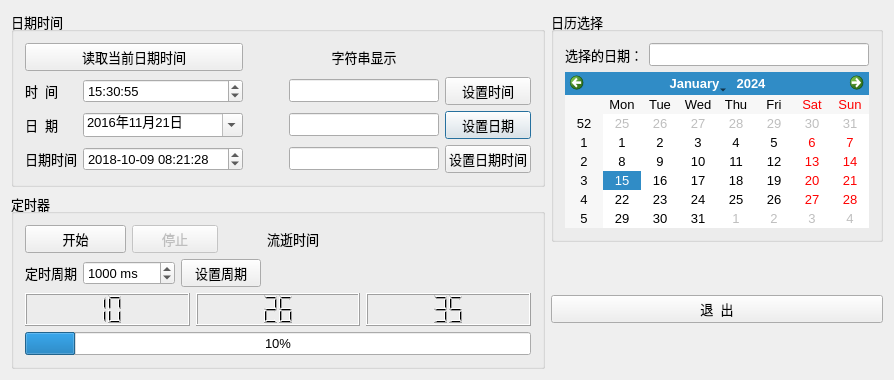
<?xml version="1.0" encoding="UTF-8"?>
<ui version="4.0">
 <class>Dialog</class>
 <widget class="QDialog" name="Dialog">
  <property name="geometry">
   <rect>
    <x>0</x>
    <y>0</y>
    <width>894</width>
    <height>380</height>
   </rect>
  </property>
  <property name="font">
   <font>
    <pointsize>10</pointsize>
   </font>
  </property>
  <property name="windowTitle">
   <string>日期时间，定时器</string>
  </property>
  <layout class="QHBoxLayout" name="horizontalLayout_2">
   <item>
    <layout class="QVBoxLayout" name="verticalLayout_3">
     <item>
      <widget class="QGroupBox" name="groupBox_2">
       <property name="title">
        <string>日期时间</string>
       </property>
       <layout class="QGridLayout" name="gridLayout">
        <item row="2" column="0">
         <widget class="QLabel" name="label_2">
          <property name="text">
           <string>日  期</string>
          </property>
         </widget>
        </item>
        <item row="1" column="1">
         <widget class="QTimeEdit" name="timeEdit">
          <property name="displayFormat">
           <string>HH:mm:ss</string>
          </property>
          <property name="calendarPopup">
           <bool>true</bool>
          </property>
          <property name="time">
           <time>
            <hour>15</hour>
            <minute>30</minute>
            <second>55</second>
           </time>
          </property>
         </widget>
        </item>
        <item row="3" column="0">
         <widget class="QLabel" name="label_3">
          <property name="text">
           <string>日期时间</string>
          </property>
         </widget>
        </item>
        <item row="2" column="4">
         <widget class="QPushButton" name="btnSetDate">
          <property name="text">
           <string>设置日期</string>
          </property>
         </widget>
        </item>
        <item row="3" column="4">
         <widget class="QPushButton" name="btnSetDateTime">
          <property name="text">
           <string>设置日期时间</string>
          </property>
         </widget>
        </item>
        <item row="1" column="0">
         <widget class="QLabel" name="label">
          <property name="text">
           <string>时  间</string>
          </property>
         </widget>
        </item>
        <item row="2" column="1">
         <widget class="QDateEdit" name="dateEdit">
          <property name="currentSection">
           <enum>QDateTimeEdit::YearSection</enum>
          </property>
          <property name="displayFormat">
           <string>yyyy年M月d日</string>
          </property>
          <property name="calendarPopup">
           <bool>true</bool>
          </property>
          <property name="currentSectionIndex">
           <number>0</number>
          </property>
          <property name="date">
           <date>
            <year>2016</year>
            <month>11</month>
            <day>21</day>
           </date>
          </property>
         </widget>
        </item>
        <item row="1" column="4">
         <widget class="QPushButton" name="btnSetTime">
          <property name="text">
           <string>设置时间</string>
          </property>
         </widget>
        </item>
        <item row="1" column="3">
         <widget class="QLineEdit" name="editTime"/>
        </item>
        <item row="2" column="3">
         <widget class="QLineEdit" name="editDate"/>
        </item>
        <item row="0" column="0" colspan="2">
         <widget class="QPushButton" name="btnGetTime">
          <property name="text">
           <string>读取当前日期时间</string>
          </property>
         </widget>
        </item>
        <item row="2" column="2">
         <spacer name="horizontalSpacer_2">
          <property name="orientation">
           <enum>Qt::Horizontal</enum>
          </property>
          <property name="sizeHint" stdset="0">
           <size>
            <width>40</width>
            <height>20</height>
           </size>
          </property>
         </spacer>
        </item>
        <item row="3" column="3">
         <widget class="QLineEdit" name="editDateTime">
          <property name="minimumSize">
           <size>
            <width>150</width>
            <height>0</height>
           </size>
          </property>
         </widget>
        </item>
        <item row="3" column="1">
         <widget class="QDateTimeEdit" name="dateTimeEdit">
          <property name="minimumSize">
           <size>
            <width>160</width>
            <height>0</height>
           </size>
          </property>
          <property name="dateTime">
           <datetime>
            <hour>8</hour>
            <minute>21</minute>
            <second>28</second>
            <year>2018</year>
            <month>10</month>
            <day>9</day>
           </datetime>
          </property>
          <property name="date">
           <date>
            <year>2018</year>
            <month>10</month>
            <day>9</day>
           </date>
          </property>
          <property name="time">
           <time>
            <hour>8</hour>
            <minute>21</minute>
            <second>28</second>
           </time>
          </property>
          <property name="maximumDateTime">
           <datetime>
            <hour>23</hour>
            <minute>59</minute>
            <second>59</second>
            <year>3000</year>
            <month>12</month>
            <day>31</day>
           </datetime>
          </property>
          <property name="minimumDateTime">
           <datetime>
            <hour>0</hour>
            <minute>0</minute>
            <second>0</second>
            <year>1763</year>
            <month>9</month>
            <day>14</day>
           </datetime>
          </property>
          <property name="minimumDate">
           <date>
            <year>1763</year>
            <month>9</month>
            <day>14</day>
           </date>
          </property>
          <property name="currentSection">
           <enum>QDateTimeEdit::YearSection</enum>
          </property>
          <property name="displayFormat">
           <string>yyyy-MM-dd HH:mm:ss</string>
          </property>
          <property name="calendarPopup">
           <bool>false</bool>
          </property>
          <property name="currentSectionIndex">
           <number>0</number>
          </property>
          <property name="timeSpec">
           <enum>Qt::LocalTime</enum>
          </property>
         </widget>
        </item>
        <item row="0" column="3">
         <widget class="QLabel" name="LabDateTime">
          <property name="text">
           <string>字符串显示</string>
          </property>
          <property name="alignment">
           <set>Qt::AlignCenter</set>
          </property>
         </widget>
        </item>
       </layout>
      </widget>
     </item>
     <item>
      <widget class="QGroupBox" name="groupBox">
       <property name="title">
        <string>定时器</string>
       </property>
       <layout class="QVBoxLayout" name="verticalLayout">
        <item>
         <layout class="QGridLayout" name="gridLayout_2">
          <item row="0" column="0" colspan="2">
           <widget class="QPushButton" name="btnStart">
            <property name="text">
             <string>开始</string>
            </property>
           </widget>
          </item>
          <item row="0" column="2" colspan="2">
           <widget class="QPushButton" name="btnStop">
            <property name="enabled">
             <bool>false</bool>
            </property>
            <property name="text">
             <string>停止</string>
            </property>
           </widget>
          </item>
          <item row="1" column="0">
           <widget class="QLabel" name="label_4">
            <property name="text">
             <string>定时周期</string>
            </property>
           </widget>
          </item>
          <item row="1" column="1" colspan="2">
           <widget class="QSpinBox" name="spinBoxIntv">
            <property name="suffix">
             <string> ms</string>
            </property>
            <property name="maximum">
             <number>999999</number>
            </property>
            <property name="value">
             <number>1000</number>
            </property>
           </widget>
          </item>
          <item row="1" column="3" colspan="2">
           <widget class="QPushButton" name="btnSetIntv">
            <property name="text">
             <string>设置周期</string>
            </property>
           </widget>
          </item>
          <item row="1" column="5">
           <spacer name="horizontalSpacer">
            <property name="orientation">
             <enum>Qt::Horizontal</enum>
            </property>
            <property name="sizeHint" stdset="0">
             <size>
              <width>40</width>
              <height>20</height>
             </size>
            </property>
           </spacer>
          </item>
          <item row="0" column="5">
           <widget class="QLabel" name="LabElapsTime">
            <property name="text">
             <string>流逝时间</string>
            </property>
           </widget>
          </item>
         </layout>
        </item>
        <item>
         <layout class="QHBoxLayout" name="horizontalLayout">
          <item>
           <widget class="QLCDNumber" name="LCDHour">
            <property name="smallDecimalPoint">
             <bool>false</bool>
            </property>
            <property name="digitCount">
             <number>2</number>
            </property>
            <property name="value" stdset="0">
             <double>10.000000000000000</double>
            </property>
            <property name="intValue" stdset="0">
             <number>10</number>
            </property>
           </widget>
          </item>
          <item>
           <widget class="QLCDNumber" name="LCDMin">
            <property name="digitCount">
             <number>2</number>
            </property>
            <property name="intValue" stdset="0">
             <number>26</number>
            </property>
           </widget>
          </item>
          <item>
           <widget class="QLCDNumber" name="LCDSec">
            <property name="digitCount">
             <number>2</number>
            </property>
            <property name="intValue" stdset="0">
             <number>35</number>
            </property>
           </widget>
          </item>
         </layout>
        </item>
        <item>
         <widget class="QProgressBar" name="progressBar">
          <property name="value">
           <number>10</number>
          </property>
          <property name="textVisible">
           <bool>true</bool>
          </property>
         </widget>
        </item>
       </layout>
      </widget>
     </item>
    </layout>
   </item>
   <item>
    <layout class="QVBoxLayout" name="verticalLayout_2">
     <item>
      <widget class="QGroupBox" name="groupBox_3">
       <property name="title">
        <string>日历选择</string>
       </property>
       <layout class="QGridLayout" name="gridLayout_3">
        <item row="0" column="1">
         <widget class="QLineEdit" name="editCalendar"/>
        </item>
        <item row="1" column="0" colspan="2">
         <widget class="QCalendarWidget" name="calendarWidget">
          <property name="gridVisible">
           <bool>false</bool>
          </property>
         </widget>
        </item>
        <item row="0" column="0">
         <widget class="QLabel" name="label_5">
          <property name="text">
           <string>选择的日期：</string>
          </property>
         </widget>
        </item>
       </layout>
      </widget>
     </item>
     <item>
      <spacer name="verticalSpacer">
       <property name="orientation">
        <enum>Qt::Vertical</enum>
       </property>
       <property name="sizeHint" stdset="0">
        <size>
         <width>20</width>
         <height>40</height>
        </size>
       </property>
      </spacer>
     </item>
     <item>
      <widget class="QPushButton" name="btnClose">
       <property name="text">
        <string>退  出</string>
       </property>
      </widget>
     </item>
     <item>
      <spacer name="verticalSpacer_2">
       <property name="orientation">
        <enum>Qt::Vertical</enum>
       </property>
       <property name="sizeHint" stdset="0">
        <size>
         <width>20</width>
         <height>40</height>
        </size>
       </property>
      </spacer>
     </item>
    </layout>
   </item>
  </layout>
 </widget>
 <layoutdefault spacing="6" margin="11"/>
 <resources/>
 <connections>
  <connection>
   <sender>btnClose</sender>
   <signal>clicked()</signal>
   <receiver>Dialog</receiver>
   <slot>close()</slot>
   <hints>
    <hint type="sourcelabel">
     <x>650</x>
     <y>338</y>
    </hint>
    <hint type="destinationlabel">
     <x>397</x>
     <y>206</y>
    </hint>
   </hints>
  </connection>
 </connections>
</ui>
